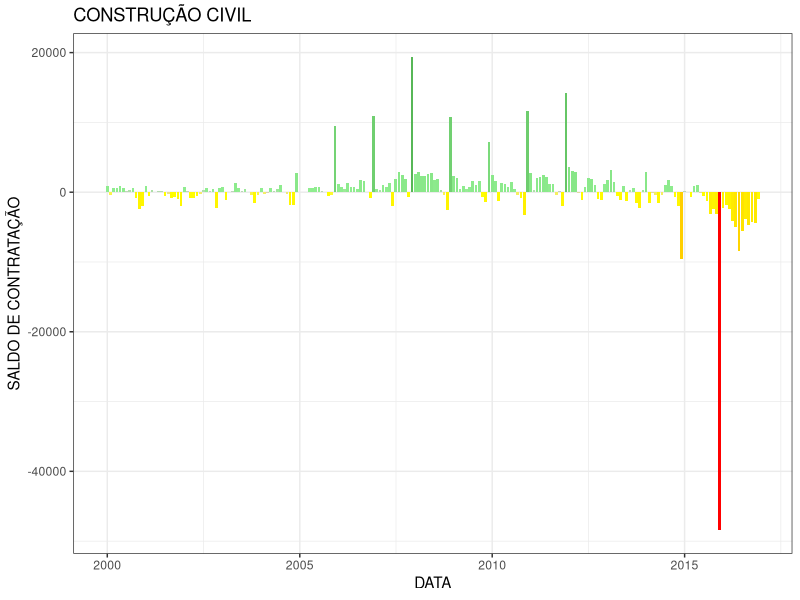
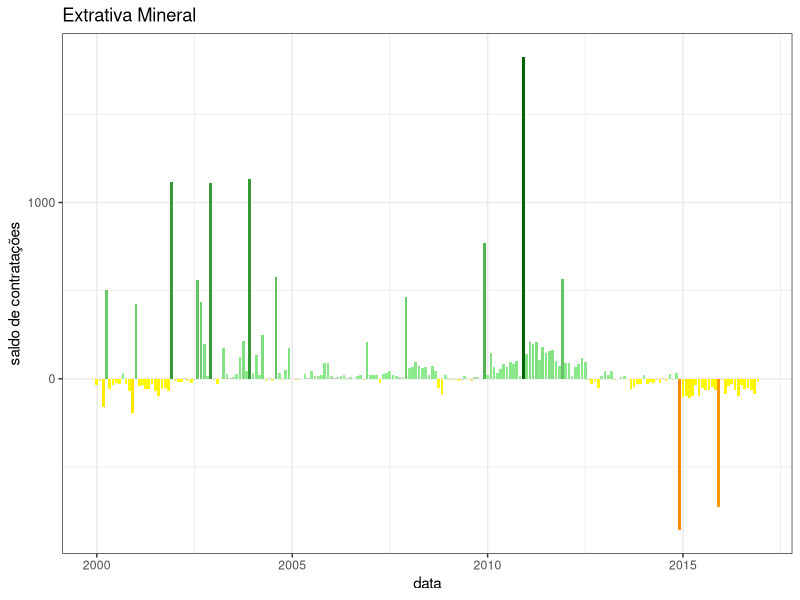
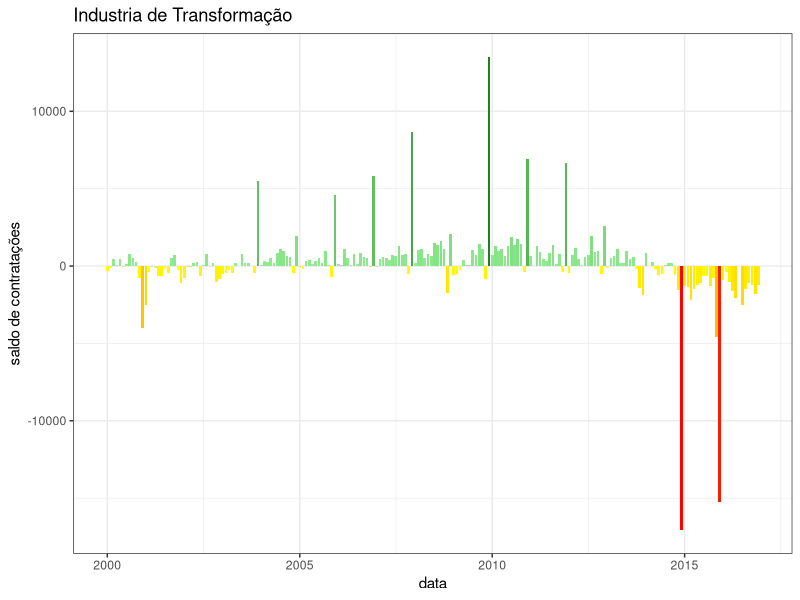
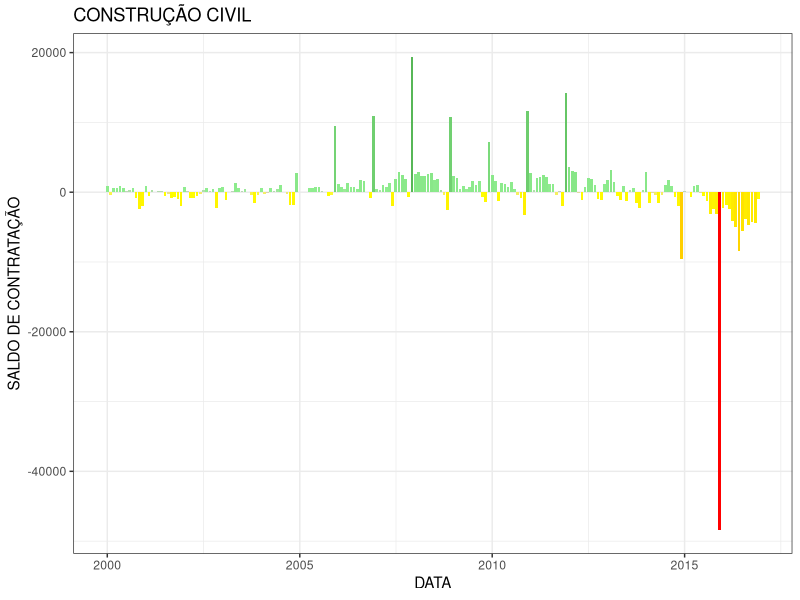
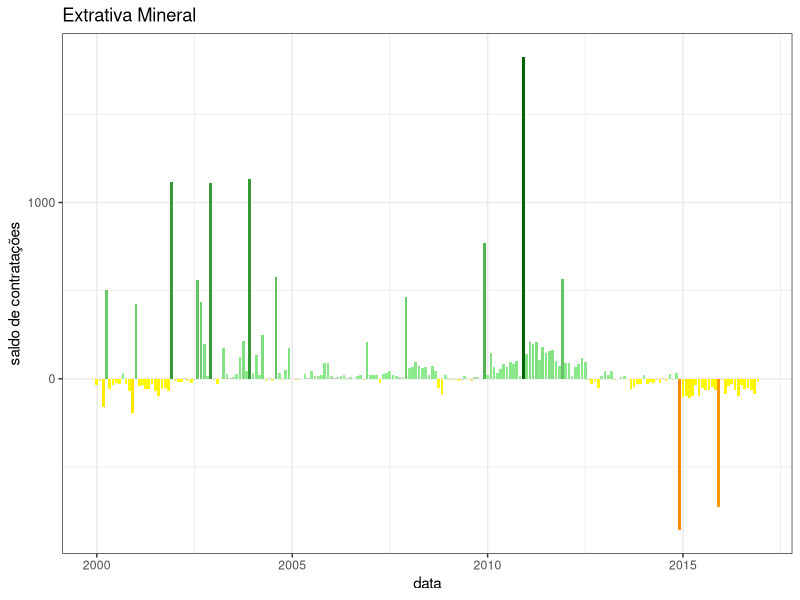
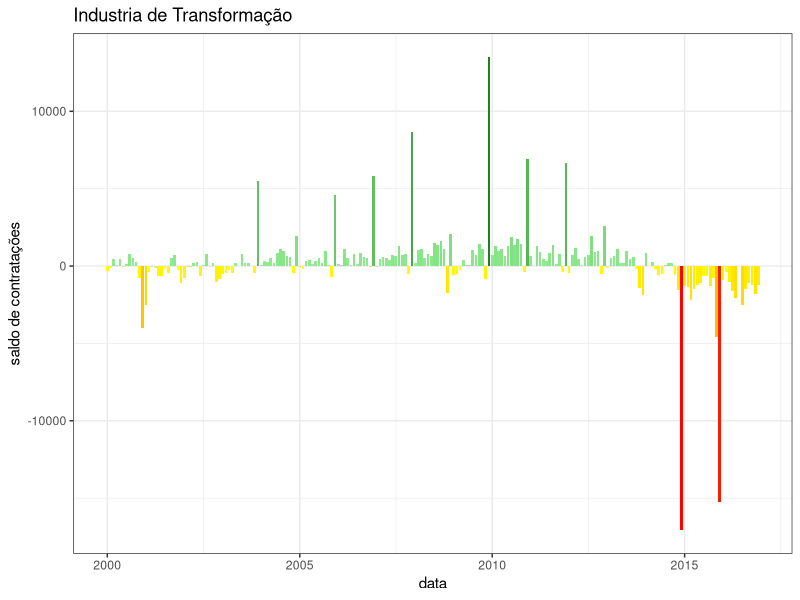

The R script that drew these images, in order: (Note: this script raises an error after producing the figures.)
########
# mar/2017
# Esse codigo analise os dados de lancamentos imobiliarios
# author: Joao Meirelles
########

#####################
#### SET WD #########
#####################
setwd("/home/jm/DATABASE-RJ/2017.03---Emprego---Rio")
#####################

#####################
####Load Packages####
#####################
library(ggplot2)
library(plyr)
library("readxl")
#####################

#######################
#####Load Data#########
#######################

#cria um vetor com as sheets do arquivo
sheets <- excel_sheets("./data/3175_cagedjan17.XLS")


salta_emprego <- data.frame(matrix(ncol = 28, nrow = 0))
colnames(salta_emprego) <- c("data", 
                                        "total_admitidos", "total_desligados", "total_saldo",
                                        "extrativa_mineral_admitidos", "extrativa_mineral_desligados", "extrativa_mineral_saldo",
                                        "ind_transformacao_admitidos", "ind_transformacao_desligados", "ind_transformacao_saldo",
                                        "serv_util_publica_admitidos", "serv_util_publica_desligados", "serv_util_publica_saldo",
                                        "construcao_civil_admitidos", "construcao_civil_desligados", "construcao_civil_saldo",
                                        "comercio_admitidos", "comercio_desligados", "comercio_saldo",
                                        "servicos_admitidos", "servicos_desligados", "servicos_saldo",
                                        "adm_publica_admitidos", "adm_publica_desligados", "adm_publica_saldo",
                                        "agropecuaria_admitidos", "agropecuaria_desligados", "agropecuaria_saldo"
                                        )  


ex = c(1, 14, 27, 40, 53, 66, 79, 92, 105, 118, 131, 144, 157, 170, 183, 196, 209, 222)

data <- as.data.frame(seq(as.Date("2000/1/1"), as.Date("2017/1/1"), by = "month"))
colnames(data) <- "data"
                 
for(sheet in sheets) 
{ print(sheet)
  if (sheet != "Total"){
   d <- read_excel("./data/3175_cagedjan17.XLS", sheet = sheet, skip=6)
   d <- d[-ex,]
   d <- d[c(0:205),] 
  
    colnames(d) <- c("data", paste (sheet, "_admitidos"), paste (sheet, "_desligados"), paste (sheet, "_saldo"))
    data <- cbind(data, d)
  }
}

emprego_saldo <- data[,-c(2,6,10,14,18,22,26,30)]
emprego_saldo$data <- seq(as.Date("2000/1/1"), as.Date("2017/1/1"), by = "month")
##########


########################
######### VIZ ##########
########################

# Palette
LtoM <-colorRampPalette(c('red', 'yellow' ))
Mid <- "snow3"
MtoH <-colorRampPalette(c('lightgreen', 'darkgreen'))

#plot
ggplot(data = emprego_saldo, aes(x = emprego_saldo[,1], y = emprego_saldo[,13], fill=emprego_saldo[,13])) +
  geom_bar(stat = 'identity')+ 
  scale_fill_gradient2(low=LtoM(100), mid='snow3', high=MtoH(100), space='Lab')+
  theme_bw()+xlab("DATA")+ylab("SALDO DE CONTRATAÇÃO")+ggtitle("CONSTRUÇÃO CIVIL")+ theme(legend.position="none")
ggsave("./plots/post.png", width = 20, height = 10, units = "cm")

ggplot(data = emprego_saldo, aes(x = emprego_saldo[,1], y = emprego_saldo[,4], fill=emprego_saldo[,4])) +
  geom_bar(stat = 'identity')+ 
  scale_fill_gradient2(low=LtoM(100), mid='snow3', high=MtoH(100), space='Lab')+
  theme_bw()+xlab("data")+ylab("saldo de contratações")+ggtitle("Extrativa Mineral")+ theme(legend.position="none")
ggsave("./plots/extrativa_mineral.png", width = 15, height = 10, units = "cm")

ggplot(data = emprego_saldo, aes(x = emprego_saldo[,1], y = emprego_saldo[,7], fill=emprego_saldo[,7])) +
  geom_bar(stat = 'identity')+ 
  scale_fill_gradient2(low=LtoM(100), mid='snow3', high=MtoH(100), space='Lab')+
  theme_bw()+xlab("data")+ylab("saldo de contratações")+ggtitle("Industria de Transformação")+ theme(legend.position="none")
ggsave("./plots/industria_de_transformacao.png", width = 15, height = 10, units = "cm")


ggplot(data = emprego_saldo, aes(x = emprego_saldo[,1], y = emprego_saldo[,10], fill=emprego_saldo[,10])) +
  geom_bar(stat = 'identity')+ 
  scale_fill_gradient2(low=LtoM(100), mid='snow3', high=MtoH(100), space='Lab')+
  theme_bw()+xlab("data")+ylab("saldo de contratações")+ggtitle("Servico de Utilidade Pública")+ theme(legend.position="none")
ggsave("./plots/servico_de_utilidade_publica.png", width = 15, height = 10, units = "cm")


ggplot(data = emprego_saldo, aes(x = emprego_saldo[,1], y = emprego_saldo[,13], fill=emprego_saldo[,13])) +
  geom_bar(stat = 'identity')+ 
  scale_fill_gradient2(low=LtoM(100), mid='snow3', high=MtoH(100), space='Lab')+
  theme_bw()+xlab("data")+ylab("saldo de contratações")+ggtitle("Construção Civil")+ theme(legend.position="none")
ggsave("./plots/construção_civil.png", width = 15, height = 10, units = "cm")

ggplot(data = emprego_saldo, aes(x = emprego_saldo[,1], y = emprego_saldo[,16], fill=emprego_saldo[,16])) +
  geom_bar(stat = 'identity')+ 
  scale_fill_gradient2(low=LtoM(100), mid='snow3', high=MtoH(100), space='Lab')+
  theme_bw()+xlab("data")+ylab("saldo de contratações")+ggtitle("Comércio")+ theme(legend.position="none")
ggsave("./plots/comercio.png", width = 15, height = 10, units = "cm")


ggplot(data = emprego_saldo, aes(x = emprego_saldo[,1], y = emprego_saldo[,19], fill=emprego_saldo[,19])) +
  geom_bar(stat = 'identity')+ 
  scale_fill_gradient2(low=LtoM(100), mid='snow3', high=MtoH(100), space='Lab')+
  theme_bw()+xlab("data")+ylab("saldo de contratações")+ggtitle("Serviços")+ theme(legend.position="none")
ggsave("./plots/servicos.png", width = 15, height = 10, units = "cm")


ggplot(data = emprego_saldo, aes(x = emprego_saldo[,1], y = emprego_saldo[,22], fill=emprego_saldo[,22])) +
  geom_bar(stat = 'identity')+ 
  scale_fill_gradient2(low=LtoM(100), mid='snow3', high=MtoH(100), space='Lab')+
  theme_bw()+xlab("data")+ylab("saldo de contratações")+ggtitle("Administração Pública")+ theme(legend.position="none")
ggsave("./plots/extrativa_mineral.png", width = 15, height = 10, units = "cm")

ggplot(data = emprego_saldo, aes(x = emprego_saldo[,1], y = emprego_saldo[,25], fill=emprego_saldo[,25])) +
  geom_bar(stat = 'identity')+ 
  scale_fill_gradient2(low=LtoM(100), mid='snow3', high=MtoH(100), space='Lab')+
  theme_bw()+xlab("data")+ylab("Agropecuária")+ggtitle("Agropecuária")+ theme(legend.position="none")
ggsave("./plots/agropecuaria.png", width = 15, height = 10, units = "cm")






## lines ##

ggplot(emprego_saldo)+
  geom_line(aes(emprego_saldo[,1],emprego_saldo[,4]))+ 
  theme_bw()+xlab("data")+ylab("saldo de contratações")+ggtitle("Extrativa Mineral")

ggplot(emprego_saldo)+
  geom_line(aes(emprego_saldo[,1],emprego_saldo[,7]))+ 
  theme_bw()+xlab("data")+ylab("saldo de contratações")+ggtitle("Industria de Transformação")

ggplot(emprego_saldo)+
  geom_line(aes(emprego_saldo[,1],emprego_saldo[,10]))+ 
  theme_bw()+xlab("data")+ylab("saldo de contratações")+ggtitle("Servico de Utilidade Pública")

ggplot(emprego_saldo)+
  geom_line(aes(emprego_saldo[,1],emprego_saldo[,13]))+ 
  theme_bw()+xlab("data")+ylab("saldo de contratações")+ggtitle("Construção Civil")

ggplot(emprego_saldo)+
  geom_line(aes(emprego_saldo[,1],emprego_saldo[,16]))+ 
  theme_bw()+xlab("data")+ylab("saldo de contratações")+ggtitle("Comércio")

ggplot(emprego_saldo)+
  geom_line(aes(emprego_saldo[,1],emprego_saldo[,19]))+ 
  theme_bw()+xlab("data")+ylab("saldo de contratações")+ggtitle("Serviços")

ggplot(emprego_saldo)+
  geom_line(aes(emprego_saldo[,1],emprego_saldo[,22]))+ 
  theme_bw()+xlab("data")+ylab("saldo de contratações")+ggtitle("Administração Pública")

ggplot(emprego_saldo)+
  geom_line(aes(emprego_saldo[,1],emprego_saldo[,25]))+ 
  theme_bw()+xlab("data")+ylab("Agropecuária")+ggtitle("Agropecuária")

